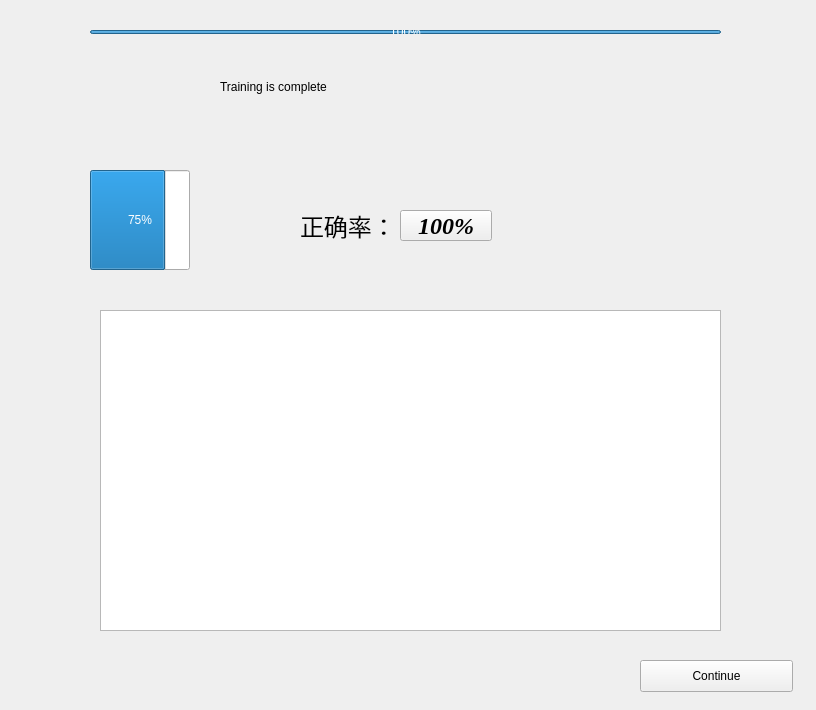
<?xml version="1.0" encoding="UTF-8"?>
<ui version="4.0">
 <class>End</class>
 <widget class="QWidget" name="End">
  <property name="geometry">
   <rect>
    <x>0</x>
    <y>0</y>
    <width>816</width>
    <height>710</height>
   </rect>
  </property>
  <property name="windowTitle">
   <string>Form</string>
  </property>
  <widget class="ProgressBar" name="ProgressBar">
   <property name="geometry">
    <rect>
     <x>90</x>
     <y>30</y>
     <width>631</width>
     <height>4</height>
    </rect>
   </property>
   <property name="value">
    <number>100</number>
   </property>
  </widget>
  <widget class="ProgressRing" name="ProgressRing">
   <property name="geometry">
    <rect>
     <x>90</x>
     <y>170</y>
     <width>100</width>
     <height>100</height>
    </rect>
   </property>
   <property name="value">
    <number>75</number>
   </property>
   <property name="val">
    <double>75.000000000000000</double>
   </property>
  </widget>
  <widget class="LargeTitleLabel" name="LargeTitleLabel">
   <property name="geometry">
    <rect>
     <x>220</x>
     <y>60</y>
     <width>421</width>
     <height>54</height>
    </rect>
   </property>
   <property name="text">
    <string>Training is complete</string>
   </property>
  </widget>
  <widget class="PrimaryPushButton" name="PrimaryPushButton">
   <property name="geometry">
    <rect>
     <x>640</x>
     <y>660</y>
     <width>153</width>
     <height>32</height>
    </rect>
   </property>
   <property name="text">
    <string>Continue</string>
   </property>
  </widget>
  <widget class="TitleLabel" name="TitleLabel_2">
   <property name="geometry">
    <rect>
     <x>300</x>
     <y>207</y>
     <width>124</width>
     <height>38</height>
    </rect>
   </property>
   <property name="font">
    <font>
     <family>黑体</family>
     <pointsize>18</pointsize>
     <weight>50</weight>
     <bold>false</bold>
    </font>
   </property>
   <property name="text">
    <string>正确率：</string>
   </property>
  </widget>
  <widget class="HyperlinkLabel" name="HyperlinkLabel">
   <property name="geometry">
    <rect>
     <x>400</x>
     <y>210</y>
     <width>92</width>
     <height>31</height>
    </rect>
   </property>
   <property name="font">
    <font>
     <family>Times New Roman</family>
     <pointsize>18</pointsize>
     <weight>75</weight>
     <italic>true</italic>
     <bold>true</bold>
     <underline>false</underline>
     <strikeout>false</strikeout>
    </font>
   </property>
   <property name="text">
    <string>100%</string>
   </property>
  </widget>
  <widget class="HorizontalFlipView" name="HorizontalFlipView">
   <property name="geometry">
    <rect>
     <x>100</x>
     <y>310</y>
     <width>621</width>
     <height>321</height>
    </rect>
   </property>
  </widget>
 </widget>
 <customwidgets>
  <customwidget>
   <class>PushButton</class>
   <extends>QPushButton</extends>
   <header>qfluentwidgets</header>
  </customwidget>
  <customwidget>
   <class>PrimaryPushButton</class>
   <extends>PushButton</extends>
   <header>qfluentwidgets</header>
  </customwidget>
  <customwidget>
   <class>TitleLabel</class>
   <extends>QLabel</extends>
   <header>qfluentwidgets</header>
  </customwidget>
  <customwidget>
   <class>LargeTitleLabel</class>
   <extends>QLabel</extends>
   <header>qfluentwidgets</header>
  </customwidget>
  <customwidget>
   <class>HyperlinkLabel</class>
   <extends>QPushButton</extends>
   <header>qfluentwidgets</header>
  </customwidget>
  <customwidget>
   <class>ProgressBar</class>
   <extends>QProgressBar</extends>
   <header>qfluentwidgets</header>
  </customwidget>
  <customwidget>
   <class>ProgressRing</class>
   <extends>ProgressBar</extends>
   <header>qfluentwidgets</header>
  </customwidget>
  <customwidget>
   <class>HorizontalFlipView</class>
   <extends>QListWidget</extends>
   <header>qfluentwidgets</header>
  </customwidget>
 </customwidgets>
 <resources/>
 <connections/>
</ui>
